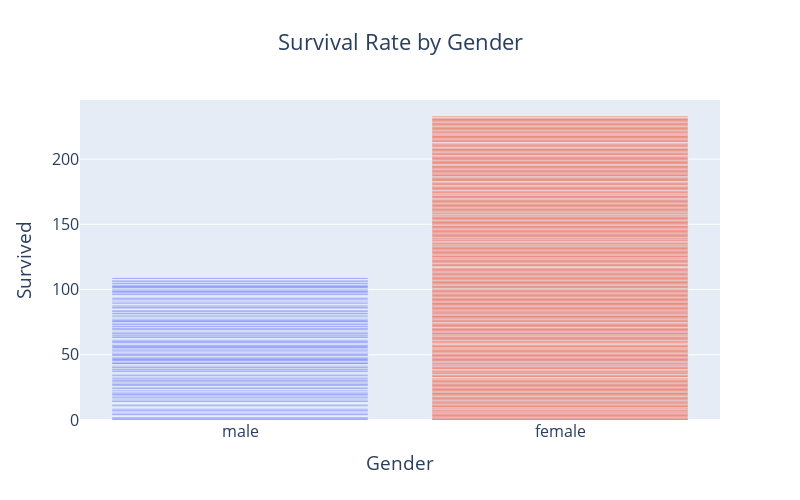

Source (notebook cell):
### Code cell
fig = px.bar(df, x='Sex', y='Survived', title="Survival Rate by Gender",
             labels={'survived':'Survival Rate', 'Sex':'Gender'}, color='Sex')
fig.update_layout(width=800, height=500, title_font_size=22, 
                  title_x=0.5, font=dict(size=16), showlegend=False)
fig.show()

### Figure 1 — Plotly figure (JSON) as saved in the notebook; plotly's stock layout.template omitted (floating-point values rounded to 4 significant figures; data arrays with more than 128 entries replaced by an {"elided": "..."} marker saying what was removed)
{"data": [{"alignmentgroup": "True", "hovertemplate": "Gender=%{x}<br>Survived=%{y}<extra></extra>", "legendgroup": "male", "marker": {"color": "#636efa", "pattern": {"shape": ""}}, "name": "male", "offsetgroup": "male", "orientation": "v", "showlegend": true, "textposition": "auto", "type": "bar", "x": {"elided": "577 str values"}, "xaxis": "x", "y": {"elided": "577 int values"}, "yaxis": "y"}, {"alignmentgroup": "True", "hovertemplate": "Gender=%{x}<br>Survived=%{y}<extra></extra>", "legendgroup": "female", "marker": {"color": "#EF553B", "pattern": {"shape": ""}}, "name": "female", "offsetgroup": "female", "orientation": "v", "showlegend": true, "textposition": "auto", "type": "bar", "x": {"elided": "314 str values"}, "xaxis": "x", "y": {"elided": "314 int values"}, "yaxis": "y"}], "layout": {"barmode": "relative", "font": {"size": 16}, "height": 500, "legend": {"title": {"text": "Gender"}, "tracegroupgap": 0}, "showlegend": false, "title": {"font": {"size": 22}, "text": "Survival Rate by Gender", "x": 0.5}, "width": 800, "xaxis": {"anchor": "y", "categoryarray": ["male", "female"], "categoryorder": "array", "domain": [0, 1], "title": {"text": "Gender"}}, "yaxis": {"anchor": "x", "domain": [0, 1], "title": {"text": "Survived"}}}}
